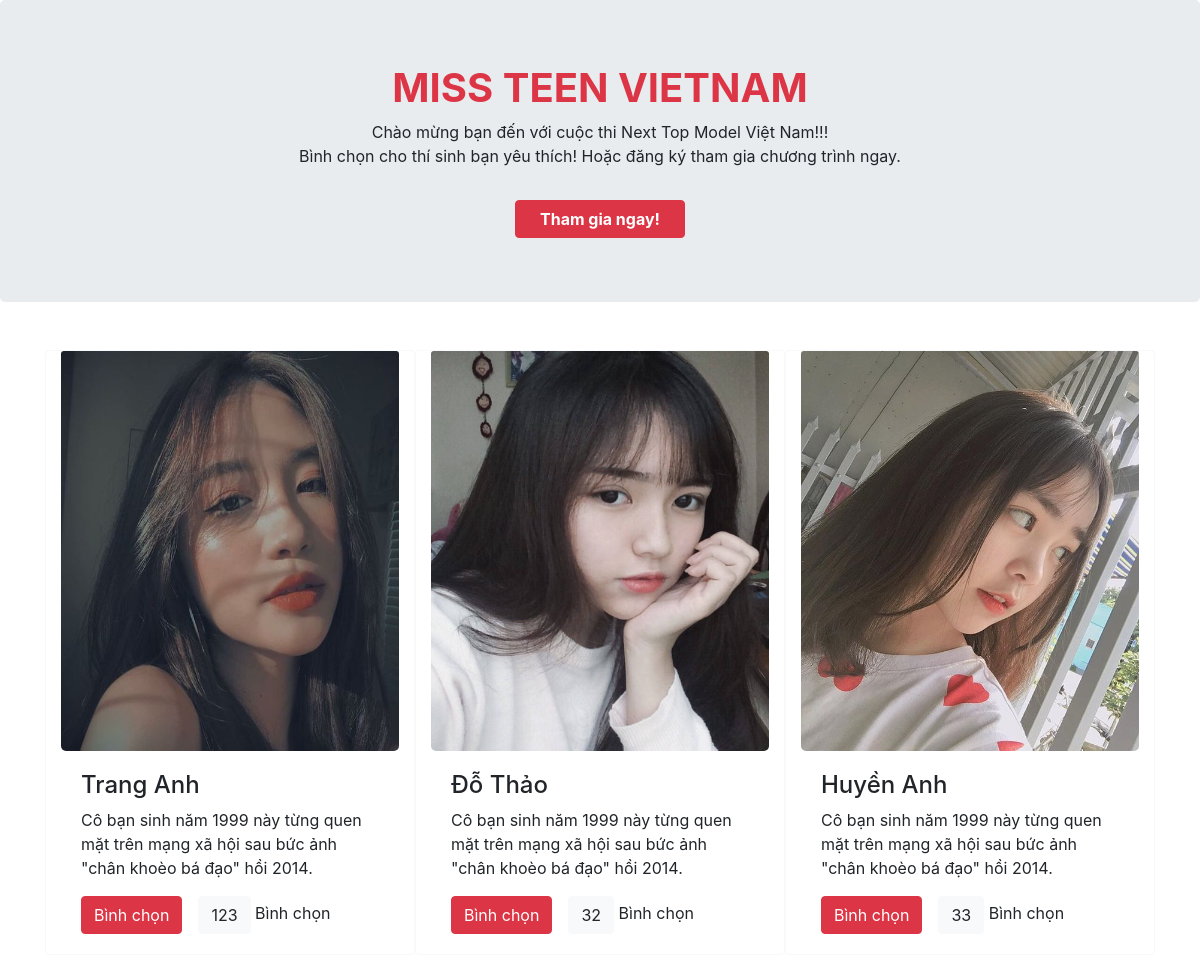
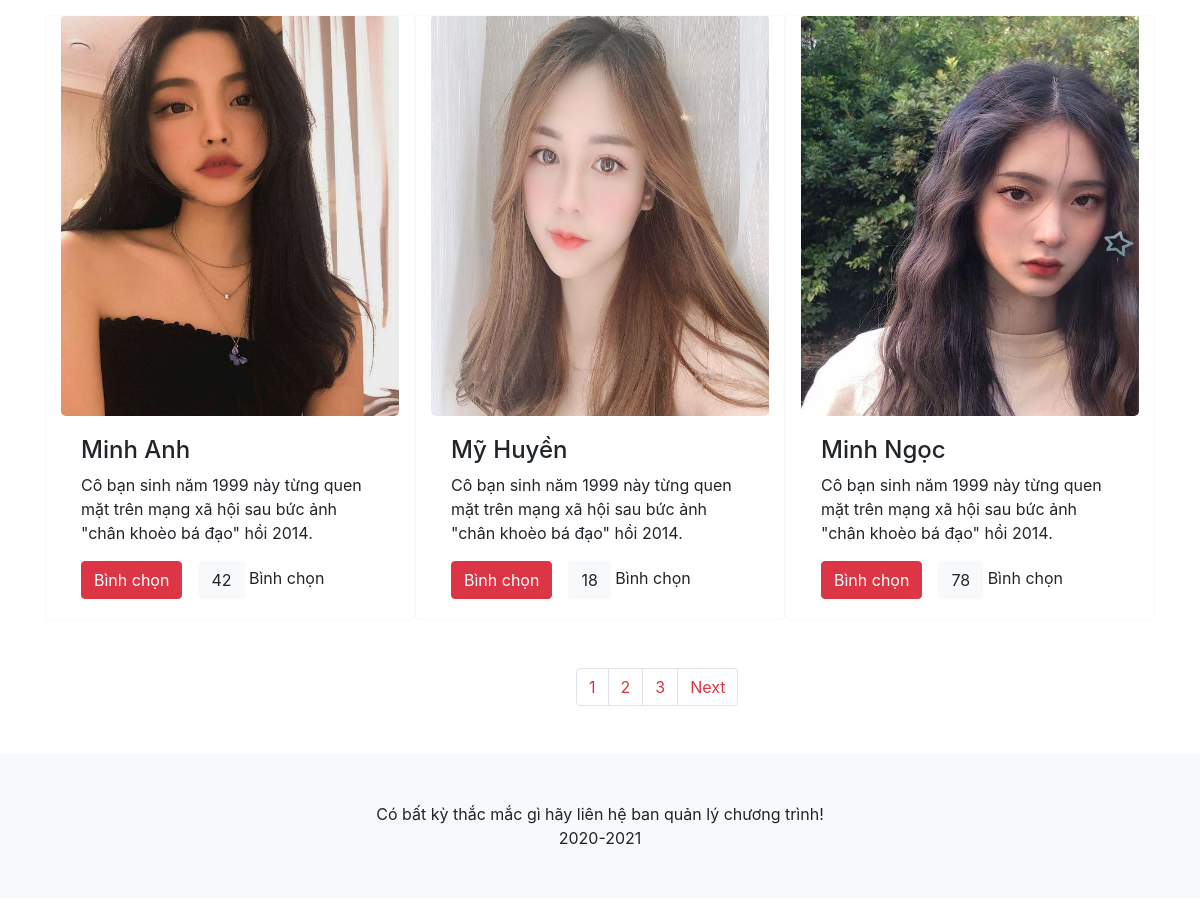
The page / on the database its author committed (2 pictures, top to bottom).
### tables this page shows
CREATE TABLE `users` (
  `username` varchar(30) NOT NULL,
  `password` varchar(30) NOT NULL,
  `name` varchar(30) NOT NULL,
  `phonenum` varchar(20) NOT NULL,
  `image` text NOT NULL,
  `votes` int(11) DEFAULT 0
);

### index.php (the view, shortened to what this page needs)
<!DOCTYPE html>
<html>
<head>
    <link rel="stylesheet" href="./css/style.css">
    <link rel="stylesheet" href="https://maxcdn.bootstrapcdn.com/bootstrap/4.5.2/css/bootstrap.min.css">
</head>
<body>
    <div class="jumbotron text-center">
        <h1 class="text-danger"><b>MISS TEEN VIETNAM</b></h1>
        <p>Chào mừng bạn đến với cuộc thi Next Top Model Việt Nam!!!<br> Bình chọn cho thí sinh bạn yêu thích! Hoặc đăng ký tham gia chương trình ngay.</p>
        <a href="./dangky.php"><button class="btn btn-danger mt-3 px-4"><b>Tham gia ngay!</b></button></a>
    </div>
    <?php
        require_once("connection.php");
        $result = mysqli_query($conn, 'select count(username) as total from users');
        $row = mysqli_fetch_assoc($result);
        $total_records = $row['total'];
        $current_page = isset($_GET['page']) ? $_GET['page'] : 1;
        $limit = 6;
        $total_page = ceil($total_records / $limit);
        $start = ($current_page - 1) * $limit;
        $result = mysqli_query($conn, "SELECT * FROM users LIMIT $start, $limit");
    ?>
    <div class="container row m-auto">
        <?php
            while ($row = mysqli_fetch_array($result)) {
                echo '<div class="card border-light col-md-4 bg-white mt-3">';
                echo "<img class=\"card-img-top myImg\" src=\"" . $row['image'] . "\" style=\"width: 100%; height: 400px\">";
                echo '<div class="card-body">';
                echo '<h4>' . $row['name'] . '</h4>';
                echo '<p class="card-text">Cô bạn sinh năm 1999 này từng quen mặt trên mạng xã hội sau bức ảnh "chân khoèo bá đạo" hồi 2014.</p>';
                echo '<button class="btn btn-danger vote" data-toggle="modal" data-target="#voteModal">Bình chọn</button>';
                echo '<button class="btn btn-light ml-3">' . $row['votes'] . '</button> <span>Bình chọn</span> ';
                echo '</div></div>';
            }
        ?>
    </div>
    <div class="pagination my-5" style="margin-left: 48%;">
           <?php
            for ($i = 1; $i <= $total_page; $i++){
                if ($i == $current_page){
                    echo '<li class="page-item"><a class="page-link text-danger">'  . $i .  '</a></li>';
                }
                else{
                    echo '<li class="page-item"><a class="page-link text-danger" href="index.php?page=' . $i . '">' . $i . '</a></li>';
                }
            }
            if ($current_page < $total_page && $total_page > 1){
                echo '<li class="page-item"><a class="page-link text-danger" href="index.php?page=' . ($current_page+1) . '">Next</a></li>';
            }
           ?>
        </div>
</body>
<footer class="container-fluid bg-light">
    <div>
        <p class="text-center p-5">Có bất kỳ thắc mắc gì hãy liên hệ ban quản lý chương trình!<br>2020-2021</p>
    </div>
</footer>
</html>

### css/style.css (style rules this page uses)
.myImg { border-radius: 5px; cursor: pointer; transition: 0.3s; }

### rows shown on the page
users: image (picture), name "Trang Anh", votes "123"
users: image (picture), name "Đỗ Thảo", votes "32"
users: image (picture), name "Huyền Anh", votes "33"
users: image (picture), name "Minh Anh", votes "42"
users: image (picture), name "Mỹ Huyền", votes "18"
users: image (picture), name "Minh Ngọc", votes "78"
